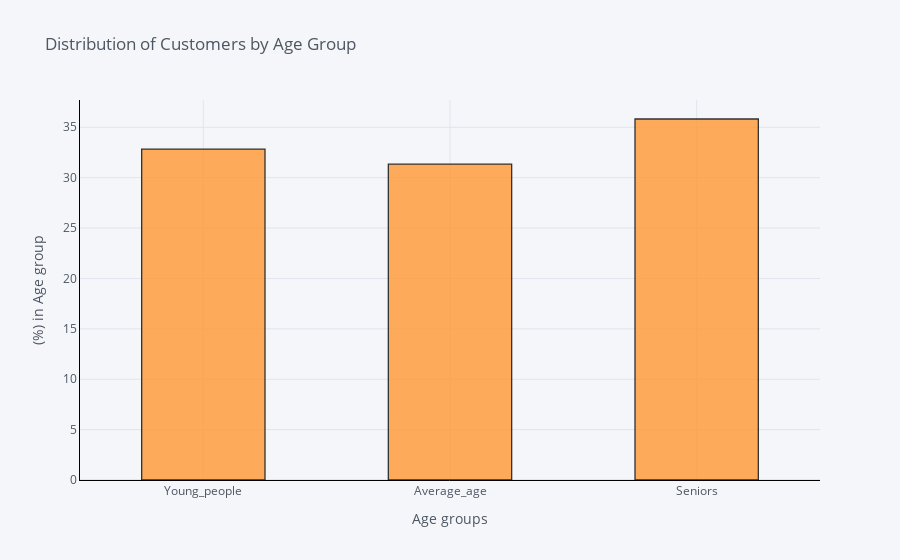

The notebook cell this image was saved under:
### Markdown cell above
Визуализируем распределение клиентов по возрасту на двух простых гистограммах.

### Code cell
cust_age['age_category'].iplot(kind='hist',
                               linecolor='black',
                               bins=3,
                               histnorm='percent',
                               bargap=0.5,
                               opacity=0.8,
                               barmode='group',
                               xTitle='Age groups',
                               yTitle='(%) in Age group',
                               title='Distribution of Customers by Age Group')

### Figure 1 — Plotly figure (JSON) as saved in the notebook; plotly's stock layout.template omitted (floating-point values rounded to 4 significant figures)
{"data": [{"histfunc": "count", "histnorm": "percent", "marker": {"color": "rgba(255, 153, 51, 1.0)", "line": {"color": "#000000", "width": 1.3}}, "name": "age_category", "nbinsx": 3, "opacity": 0.8, "orientation": "v", "type": "histogram", "x": ["Young_people", "Young_people", "Young_people", "Young_people", "Young_people", "Young_people", "Young_people", "Young_people", "Young_people", "Young_people", "Young_people", "Young_people", "Young_people", "Young_people", "Young_people", "Young_people", "Young_people", "Young_people", "Young_people", "Young_people", "Young_people", "Young_people", "Average_age", "Average_age", "Average_age", "Average_age", "Average_age", "Average_age", "Average_age", "Average_age", "Average_age", "Average_age", "Average_age", "Average_age", "Average_age", "Average_age", "Average_age", "Average_age", "Average_age", "Average_age", "Average_age", "Average_age", "Average_age", "Seniors", "Seniors", "Seniors", "Seniors", "Seniors", "Seniors", "Seniors", "Seniors", "Seniors", "Seniors", "Seniors", "Seniors", "Seniors", "Seniors", "Seniors", "Seniors", "Seniors", "Seniors", "Seniors", "Seniors", "Seniors", "Seniors", "Seniors", "Seniors"]}], "layout": {"bargap": 0.5, "barmode": "group", "legend": {"bgcolor": "#F5F6F9", "font": {"color": "#4D5663"}}, "paper_bgcolor": "#F5F6F9", "plot_bgcolor": "#F5F6F9", "title": {"font": {"color": "#4D5663"}, "text": "Distribution of Customers by Age Group"}, "xaxis": {"gridcolor": "#E1E5ED", "linecolor": "black", "showgrid": true, "tickfont": {"color": "#4D5663"}, "title": {"font": {"color": "#4D5663"}, "text": "Age groups"}, "zerolinecolor": "#E1E5ED"}, "yaxis": {"gridcolor": "#E1E5ED", "linecolor": "black", "showgrid": true, "tickfont": {"color": "#4D5663"}, "title": {"font": {"color": "#4D5663"}, "text": "(%) in Age group"}, "zerolinecolor": "#E1E5ED"}}}
